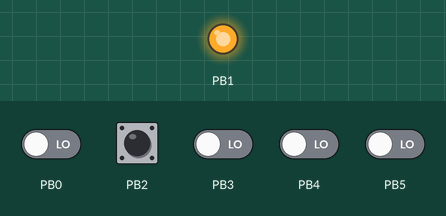
Bench run of a program on a simulated ATtiny85, built with avr-gcc and run on an emulated ATtiny85. Parts: output pins drawn as LEDs (lit = HIGH). The inputs (shaded band) are chosen by the test bench; at power-on: PB2 HIGH, PB0, PB3–5 LOW.

Above: at 1.2 s.
1.3 s: PB2 pulled LOW for 0.15 s
At 1.4 s:
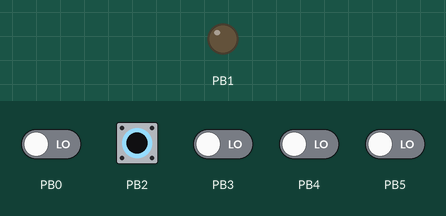
Timing chart, 0 to 4.3 s (numbered marks = the images above; inputs shaded):
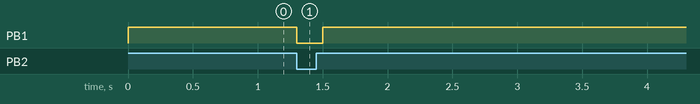

Measured:
- after the input at 1.3 s, PB1: HIGH → LOW at once, → HIGH 0.20 s later

The program:

main.cpp
```cpp
/*
 * Fan PWM proxy / remapper for ATtiny85 (Digispark)
 *
 *   Motherboard (PWM, pin 4) ---> PB2 / P2   (INT0, input PWM measurement)
 *   PB1 / P1 (OC1A, Timer1)  ---> fan (PWM, pin 4)   25 kHz
 *
 *   PB3/P3 and PB4/P4 are used by the Micronucleus USB bootloader - don't touch.
 *   Timer0 = free-running timer for measurement (Arduino millis()/delay() do NOT work!)
 *   Timer1 = hardware PWM output.
 */
#include <Arduino.h>
#include <avr/io.h>
#include <avr/interrupt.h>
#include <avr/pgmspace.h>
#include <util/delay.h>

// ============================ SETTINGS ============================

#define MEASURE_WINDOW_MS 100   // input PWM averaging window (multiple of 10)
#define OUT_PWM_HZ        25000UL
#define STARTUP_OUTPUT    100   // output % before the first measurement
#define DIRECTION_DEADBAND 5    // input must move back by >= N % to count as a change of direction
                                // (bigger than the jitter, smaller than the gap between steps)

// ----------------------- MAPPING TABLE ------------------------------
// Fan behavior on GenMachine YI7000LP
// Temperature     Action
// 0-39            PWM 0%
// 40              no change (HOLD)
// 41-49           30%
// 50-55           HOLD
// 56-59           40%
// 60-65           HOLD
// 66-74           70%
// 75-80           HOLD
// 81 and above    100%

// Two separate tables: input PWM (%) from the motherboard -> output PWM (%) to the fan.
//   RISE - used while the input PWM is going UP
//   FALL - used while the input PWM is going DOWN
// The motherboard only sends steps 30 / 40 / 70 / 100 (and 0), so each row
// covers a step +-3% to absorb measurement jitter.
// Bounds are inclusive. Rules are checked top to bottom, first match wins.
// If no rule matches (a gap in the table), the output is HELD at its current value.
struct Rule { uint8_t in_from; uint8_t in_to; uint8_t out; };

static const Rule RISE[] PROGMEM = {
    //  from   to   output
    {   0,    33,     0 },   // 0 and 30 -> 0
    {  37,    43,    30 },   // 40
    {  67,    73,    60 },   // 70
    {  97,   100,   100 },   // 100
};

static const Rule FALL[] PROGMEM = {
    //  from   to   output
    {   0,    26,     0 },   // 0
    {  27,    33,    30 },   // 30 -> stays 30 on the way down
    {  37,    43,    30 },   // 40
    {  67,    73,    60 },   // 70
    {  97,   100,   100 },   // 100
};

// ===================================================================

#define PIN_IN   PB2   // INT0
#define PIN_OUT  PB1   // OC1A

// Timer1: clocked from CPU via /4, TOP = OCR1C
//  16.5 MHz / 4 / 165 = 25.000 kHz (165 duty steps, ~0.6% each)
#define T1_DIV   4UL
#define PWM_TOP  ((F_CPU / T1_DIV / OUT_PWM_HZ) - 1)
static_assert(PWM_TOP >= 20 && PWM_TOP <= 255, "PWM_TOP out of range");

// If fewer edges than this are seen in a window, the signal is treated as static (0% or 100%)
#define MIN_EDGES 20

// ----------------------- input PWM measurement ----------------------
static volatile uint32_t g_high = 0;     // sum of "1" durations (Timer0 ticks)
static volatile uint32_t g_low  = 0;     // sum of "0" durations
static volatile uint16_t g_edges = 0;
static volatile uint8_t  g_last_t = 0;
static volatile uint8_t  g_have_last = 0;

// Timer0: /8 -> 0.485 us/tick, 8 bit -> up to ~124 us between edges
// (i.e. works for input PWM above ~8.5 kHz, the standard 25 kHz is fine)
ISR(INT0_vect)
{
    uint8_t now   = TCNT0;
    uint8_t level = PINB & _BV(PIN_IN);          // level AFTER the edge
    uint8_t dt    = (uint8_t)(now - g_last_t);
    g_last_t = now;

    if (!g_have_last) { g_have_last = 1; return; }

    if (level) g_low  += dt;   // rising edge: a "0" phase just ended
    else       g_high += dt;   // falling edge: a "1" phase just ended
    g_edges++;
}

// ----------------------- output PWM ---------------------------------
static void set_output(uint8_t pct)
{
    if (pct > 100) pct = 100;
    uint16_t c = ((uint16_t)pct * (PWM_TOP + 1) + 50) / 100;
    if (c > PWM_TOP) c = PWM_TOP;   // OCR1A == OCR1C -> constant "1" (100%)
    OCR1A = (uint8_t)c;             // 0 -> constant "0"
}

// Returns the output % for the first matching rule, or -1 if none matches (HOLD)
static int16_t lookup(const Rule *table, uint8_t n, uint8_t in)
{
    for (uint8_t i = 0; i < n; i++) {
        if (in >= pgm_read_byte(&table[i].in_from) &&
            in <= pgm_read_byte(&table[i].in_to))
            return pgm_read_byte(&table[i].out);
    }
    return -1;
}

// --------------------------------------------------------------------
void setup()
{
    cli();

    // pins
    DDRB  |=  _BV(PIN_OUT);
    PORTB &= ~_BV(PIN_OUT);
    DDRB  &= ~_BV(PIN_IN);
    PORTB |=  _BV(PIN_IN);                  // internal pull-up on the input

    // disable everything the Arduino core configured
    TIMSK = 0;
    PLLCSR = 0;                             // Timer1 runs from the CPU clock, not PLL
    GTCCR = 0;

    // Timer0: free-running counter, /8
    TCCR0A = 0;
    TCCR0B = _BV(CS01);
    TCNT0  = 0;

    // Timer1: PWM on OC1A (PB1), 25 kHz
    OCR1C  = (uint8_t)PWM_TOP;
    TCNT1  = 0;
    TCCR1  = _BV(PWM1A) | _BV(COM1A1) | _BV(CS11) | _BV(CS10);   // CK/4
    set_output(STARTUP_OUTPUT);

    // INT0: any logical change on PB2
    MCUCR = (MCUCR & ~(_BV(ISC01) | _BV(ISC00))) | _BV(ISC00);
    GIFR  = _BV(INTF0);
    GIMSK |= _BV(INT0);

    sei();
}

void loop()
{
    static bool    first  = true;
    static bool    rising = true;   // current direction of the input PWM
    static uint8_t ref    = 0;      // furthest input value reached in the current direction

    // wait for the measurement window (interrupts keep running, delay just stretches a bit)
    for (uint8_t i = 0; i < MEASURE_WINDOW_MS / 10; i++) _delay_ms(10);

    uint32_t h, l;
    uint16_t e;
    cli();
    h = g_high; l = g_low; e = g_edges;
    g_high = 0; g_low = 0; g_edges = 0;
    sei();

    uint32_t tot = h + l;
    uint8_t in_pct;
    if (e < MIN_EDGES || tot == 0)
        in_pct = (PINB & _BV(PIN_IN)) ? 100 : 0;      // no edges: constant level
    else
        in_pct = (uint8_t)((h * 100UL + tot / 2) / tot);

    // direction tracking: ref follows the input in the current direction;
    // the direction flips only after the input moves back by >= DIRECTION_DEADBAND
    if (first) { ref = in_pct; first = false; }
    if (rising) {
        if (in_pct > ref) ref = in_pct;
        else if (in_pct + DIRECTION_DEADBAND <= ref) { rising = false; ref = in_pct; }
    } else {
        if (in_pct < ref) ref = in_pct;
        else if (in_pct >= ref + DIRECTION_DEADBAND) { rising = true; ref = in_pct; }
    }

    int16_t out = rising
        ? lookup(RISE, sizeof(RISE) / sizeof(RISE[0]), in_pct)
        : lookup(FALL, sizeof(FALL) / sizeof(FALL[0]), in_pct);
    if (out >= 0) set_output((uint8_t)out);   // no match -> hold the current output
}
```
